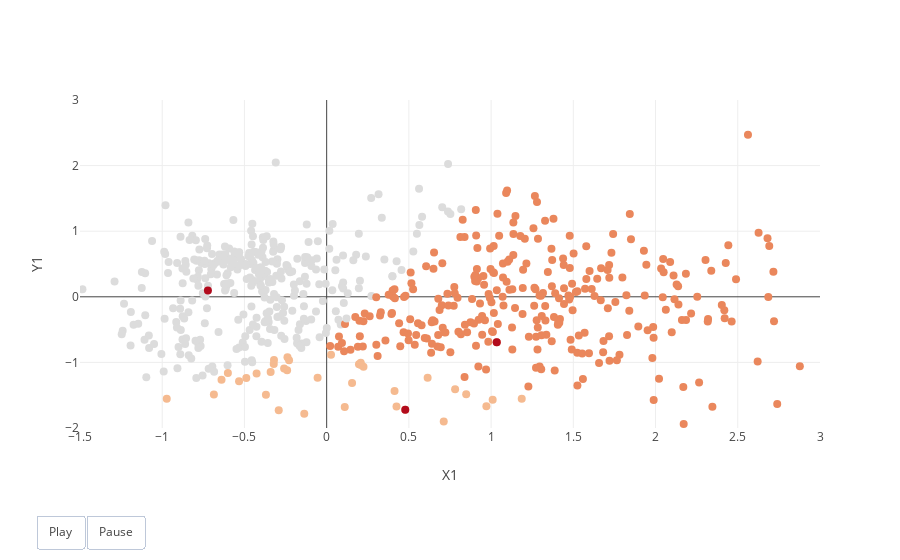

Notebook code for this chart:
### Code cell
kmeans_plot(points,3,10,initialize_centers,closest_centroid,move_centroids)

### Figure 1 — Plotly figure (JSON) as saved in the notebook; plotly's stock layout.template omitted (floating-point values rounded to 4 significant figures; data arrays with more than 128 entries replaced by an {"elided": "..."} marker saying what was removed)
{"data": [{"marker": {"color": {"elided": "653 int values"}, "size": 8, "sizemode": "area", "sizeref": 200000}, "mode": "markers", "type": "scatter", "x": {"elided": "653 float values"}, "y": {"elided": "653 float values"}}], "layout": {"hovermode": "closest", "updatemenus": [{"buttons": [{"args": [null, {"frame": {"duration": 500, "redraw": false}, "fromcurrent": true, "transition": {"duration": 300, "easing": "quadratic-in-out"}}], "label": "Play", "method": "animate"}, {"args": [[null], {"frame": {"duration": 0, "redraw": false}, "mode": "immediate", "transition": {"duration": 0}}], "label": "Pause", "method": "animate"}], "direction": "left", "pad": {"r": 10, "t": 87}, "showactive": false, "type": "buttons", "x": 0.1, "xanchor": "right", "y": 0, "yanchor": "top"}], "xaxis": {"range": [-1.5, 3], "title": {"text": "X1"}}, "yaxis": {"range": [-2, 3], "title": {"text": "Y1"}}}}
